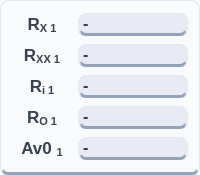
        <widget class="QFrame" name="frameStage1Outputs">
         <property name="sizePolicy">
          <sizepolicy hsizetype="Preferred" vsizetype="Preferred">
           <horstretch>0</horstretch>
           <verstretch>0</verstretch>
          </sizepolicy>
         </property>
         <property name="minimumSize">
          <size>
           <width>120</width>
           <height>80</height>
          </size>
         </property>
         <property name="maximumSize">
          <size>
           <width>16777215</width>
           <height>16777215</height>
          </size>
         </property>
         <property name="styleSheet">
          <string notr="true">background-color: #f8fafc;
color: #334155;
border-radius: 8px;
border: 1px solid #e2e8f0;
border-bottom: 3px solid #94a3b8;
font-family: 'Inter', sans-serif;</string>
         </property>
         <property name="frameShape">
          <enum>QFrame::Shape::StyledPanel</enum>
         </property>
         <layout class="QVBoxLayout" name="verticalLayout_7">
          <item>
           <layout class="QHBoxLayout" name="horizontalLayout_3">
            <item>
             <widget class="QLabel" name="labelIconRx1">
              <property name="sizePolicy">
               <sizepolicy hsizetype="Expanding" vsizetype="Fixed">
                <horstretch>0</horstretch>
                <verstretch>0</verstretch>
               </sizepolicy>
              </property>
              <property name="minimumSize">
               <size>
                <width>60</width>
                <height>25</height>
               </size>
              </property>
              <property name="maximumSize">
               <size>
                <width>50</width>
                <height>50</height>
               </size>
              </property>
              <property name="styleSheet">
               <string notr="true">QLabel {
    color: #374151;             /* The dark charcoal text from Image 1 */
    font-family: &quot;Rockwell&quot;;    /* The serif font from Image 1 */
    font-size: 13pt;
    font-weight: bold;
    background: transparent;    /* Crucial for the Image 2 flat look */
    border: none;
}</string>
              </property>
              <property name="text">
               <string>&lt;html&gt;&lt;head/&gt;&lt;body&gt;&lt;p&gt;R&lt;span style=&quot; vertical-align:sub;&quot;&gt;X 1&lt;/span&gt;&lt;/p&gt;&lt;/body&gt;&lt;/html&gt;</string>
              </property>
              <property name="alignment">
               <set>Qt::AlignmentFlag::AlignCenter</set>
              </property>
             </widget>
            </item>
            <item>
             <widget class="QLabel" name="labelOutputRx1">
              <property name="sizePolicy">
               <sizepolicy hsizetype="Preferred" vsizetype="Fixed">
                <horstretch>0</horstretch>
                <verstretch>0</verstretch>
               </sizepolicy>
              </property>
              <property name="minimumSize">
               <size>
                <width>100</width>
                <height>20</height>
               </size>
              </property>
              <property name="cursor">
               <cursorShape>IBeamCursor</cursorShape>
              </property>
              <property name="mouseTracking">
               <bool>true</bool>
              </property>
              <property name="styleSheet">
               <string notr="true">font-size: 16px; font-weight: bold; color: #2c3e50; background: #e8eaf6;

</string>
              </property>
              <property name="text">
               <string>-</string>
              </property>
              <property name="scaledContents">
               <bool>false</bool>
              </property>
              <property name="textInteractionFlags">
               <set>Qt::TextInteractionFlag::LinksAccessibleByMouse|Qt::TextInteractionFlag::TextSelectableByMouse</set>
              </property>
             </widget>
            </item>
           </layout>
          </item>
          <item>
           <layout class="QHBoxLayout" name="horizontalLayout_21">
            <item>
             <widget class="QLabel" name="labelIconRxx1">
              <property name="sizePolicy">
               <sizepolicy hsizetype="Expanding" vsizetype="Fixed">
                <horstretch>0</horstretch>
                <verstretch>0</verstretch>
               </sizepolicy>
              </property>
              <property name="minimumSize">
               <size>
                <width>60</width>
                <height>25</height>
               </size>
              </property>
              <property name="maximumSize">
               <size>
                <width>50</width>
                <height>50</height>
               </size>
              </property>
              <property name="styleSheet">
               <string notr="true">QLabel {
    color: #374151;             /* The dark charcoal text from Image 1 */
    font-family: &quot;Rockwell&quot;;    /* The serif font from Image 1 */
    font-size: 13pt;
    font-weight: bold;
    background: transparent;    /* Crucial for the Image 2 flat look */
    border: none;
}</string>
              </property>
              <property name="text">
               <string>&lt;html&gt;&lt;head/&gt;&lt;body&gt;&lt;p&gt;R&lt;span style=&quot; vertical-align:sub;&quot;&gt;XX 1&lt;/span&gt;&lt;/p&gt;&lt;/body&gt;&lt;/html&gt;</string>
              </property>
              <property name="alignment">
               <set>Qt::AlignmentFlag::AlignCenter</set>
              </property>
             </widget>
            </item>
            <item>
             <widget class="QLabel" name="labelOutputRxx1">
              <property name="sizePolicy">
               <sizepolicy hsizetype="Preferred" vsizetype="Fixed">
                <horstretch>0</horstretch>
                <verstretch>0</verstretch>
               </sizepolicy>
              </property>
              <property name="minimumSize">
               <size>
                <width>100</width>
                <height>20</height>
               </size>
              </property>
              <property name="cursor">
               <cursorShape>IBeamCursor</cursorShape>
              </property>
              <property name="mouseTracking">
               <bool>true</bool>
              </property>
              <property name="styleSheet">
               <string notr="true">font-size: 16px; font-weight: bold; color: #2c3e50; background: #e8eaf6;

</string>
              </property>
              <property name="text">
               <string>-</string>
              </property>
              <property name="scaledContents">
               <bool>false</bool>
              </property>
              <property name="textInteractionFlags">
               <set>Qt::TextInteractionFlag::LinksAccessibleByMouse|Qt::TextInteractionFlag::TextSelectableByMouse</set>
              </property>
             </widget>
            </item>
           </layout>
          </item>
          <item>
           <layout class="QHBoxLayout" name="horizontalLayout_7">
            <item>
             <widget class="QLabel" name="labelIconRi1">
              <property name="sizePolicy">
               <sizepolicy hsizetype="Expanding" vsizetype="Fixed">
                <horstretch>0</horstretch>
                <verstretch>0</verstretch>
               </sizepolicy>
              </property>
              <property name="minimumSize">
               <size>
                <width>60</width>
                <height>25</height>
               </size>
              </property>
              <property name="maximumSize">
               <size>
                <width>50</width>
                <height>50</height>
               </size>
              </property>
              <property name="styleSheet">
               <string notr="true">QLabel {
    color: #374151;             /* The dark charcoal text from Image 1 */
    font-family: &quot;Rockwell&quot;;    /* The serif font from Image 1 */
    font-size: 13pt;
    font-weight: bold;
    background: transparent;    /* Crucial for the Image 2 flat look */
    border: none;
}</string>
              </property>
              <property name="text">
               <string>&lt;html&gt;&lt;head/&gt;&lt;body&gt;&lt;p&gt;R&lt;span style=&quot; vertical-align:sub;&quot;&gt;i 1&lt;/span&gt;&lt;/p&gt;&lt;/body&gt;&lt;/html&gt;</string>
              </property>
              <property name="alignment">
               <set>Qt::AlignmentFlag::AlignCenter</set>
              </property>
             </widget>
            </item>
            <item>
             <widget class="QLabel" name="labelOutputRi1">
              <property name="sizePolicy">
               <sizepolicy hsizetype="Preferred" vsizetype="Fixed">
                <horstretch>0</horstretch>
                <verstretch>0</verstretch>
               </sizepolicy>
              </property>
              <property name="minimumSize">
               <size>
                <width>100</width>
                <height>20</height>
               </size>
              </property>
              <property name="cursor">
               <cursorShape>IBeamCursor</cursorShape>
              </property>
              <property name="mouseTracking">
               <bool>true</bool>
              </property>
              <property name="styleSheet">
               <string notr="true">font-size: 16px; font-weight: bold; color: #2c3e50; background: #e8eaf6;</string>
              </property>
              <property name="text">
               <string>-</string>
              </property>
              <property name="textInteractionFlags">
               <set>Qt::TextInteractionFlag::LinksAccessibleByMouse|Qt::TextInteractionFlag::TextSelectableByMouse</set>
              </property>
             </widget>
            </item>
           </layout>
          </item>
          <item>
           <layout class="QHBoxLayout" name="horizontalLayout_10">
            <item>
             <widget class="QLabel" name="labelIconRo">
              <property name="sizePolicy">
               <sizepolicy hsizetype="Expanding" vsizetype="Fixed">
                <horstretch>0</horstretch>
                <verstretch>0</verstretch>
               </sizepolicy>
              </property>
              <property name="minimumSize">
               <size>
                <width>60</width>
                <height>25</height>
               </size>
              </property>
              <property name="maximumSize">
               <size>
                <width>50</width>
                <height>50</height>
               </size>
              </property>
              <property name="styleSheet">
               <string notr="true">QLabel {
    color: #374151;             /* The dark charcoal text from Image 1 */
    font-family: &quot;Rockwell&quot;;    /* The serif font from Image 1 */
    font-size: 13pt;
    font-weight: bold;
    background: transparent;    /* Crucial for the Image 2 flat look */
    border: none;
}</string>
              </property>
              <property name="text">
               <string>&lt;html&gt;&lt;head/&gt;&lt;body&gt;&lt;p&gt;R&lt;span style=&quot; vertical-align:sub;&quot;&gt;O 1&lt;/span&gt;&lt;/p&gt;&lt;/body&gt;&lt;/html&gt;</string>
              </property>
              <property name="alignment">
               <set>Qt::AlignmentFlag::AlignCenter</set>
              </property>
             </widget>
            </item>
            <item>
             <widget class="QLabel" name="labelOutputRo1">
              <property name="sizePolicy">
               <sizepolicy hsizetype="Preferred" vsizetype="Fixed">
                <horstretch>0</horstretch>
                <verstretch>0</verstretch>
               </sizepolicy>
              </property>
              <property name="minimumSize">
               <size>
                <width>100</width>
                <height>20</height>
               </size>
              </property>
              <property name="cursor">
               <cursorShape>IBeamCursor</cursorShape>
              </property>
              <property name="mouseTracking">
               <bool>true</bool>
              </property>
              <property name="styleSheet">
               <string notr="true">font-size: 16px; font-weight: bold; color: #2c3e50; background: #e8eaf6;</string>
              </property>
              <property name="text">
               <string>-</string>
              </property>
              <property name="scaledContents">
               <bool>false</bool>
              </property>
              <property name="textInteractionFlags">
               <set>Qt::TextInteractionFlag::LinksAccessibleByMouse|Qt::TextInteractionFlag::TextSelectableByMouse</set>
              </property>
             </widget>
            </item>
           </layout>
          </item>
          <item>
           <layout class="QHBoxLayout" name="horizontalLayout_11">
            <item>
             <widget class="QLabel" name="labelIconAvo">
              <property name="sizePolicy">
               <sizepolicy hsizetype="Expanding" vsizetype="Fixed">
                <horstretch>0</horstretch>
                <verstretch>0</verstretch>
               </sizepolicy>
              </property>
              <property name="minimumSize">
               <size>
                <width>60</width>
                <height>25</height>
               </size>
              </property>
              <property name="maximumSize">
               <size>
                <width>50</width>
                <height>50</height>
               </size>
              </property>
              <property name="styleSheet">
               <string notr="true">QLabel {
    color: #374151;             /* The dark charcoal text from Image 1 */
    font-family: &quot;Rockwell&quot;;    /* The serif font from Image 1 */
    font-size: 13pt;
    font-weight: bold;
    background: transparent;    /* Crucial for the Image 2 flat look */
    border: none;
}</string>
              </property>
              <property name="text">
               <string>&lt;html&gt;&lt;head/&gt;&lt;body&gt;&lt;p&gt;Av0 &lt;span style=&quot; vertical-align:sub;&quot;&gt;1&lt;/span&gt;&lt;/p&gt;&lt;/body&gt;&lt;/html&gt;</string>
              </property>
              <property name="alignment">
               <set>Qt::AlignmentFlag::AlignCenter</set>
              </property>
             </widget>
            </item>
            <item>
             <widget class="QLabel" name="labelOutputAvo">
              <property name="sizePolicy">
               <sizepolicy hsizetype="Preferred" vsizetype="Fixed">
                <horstretch>0</horstretch>
                <verstretch>0</verstretch>
               </sizepolicy>
              </property>
              <property name="minimumSize">
               <size>
                <width>100</width>
                <height>20</height>
               </size>
              </property>
              <property name="cursor">
               <cursorShape>IBeamCursor</cursorShape>
              </property>
              <property name="mouseTracking">
               <bool>true</bool>
              </property>
              <property name="styleSheet">
               <string notr="true">font-size: 16px; font-weight: bold; color: #2c3e50; background: #e8eaf6;</string>
              </property>
              <property name="text">
               <string>-</string>
              </property>
              <property name="textInteractionFlags">
               <set>Qt::TextInteractionFlag::LinksAccessibleByMouse|Qt::TextInteractionFlag::TextSelectableByMouse</set>
              </property>
             </widget>
            </item>
           </layout>
          </item>
         </layout>
        </widget>
